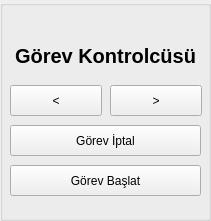
     <widget class="QGroupBox" name="groupBox_3">
      <property name="geometry">
       <rect>
        <x>200</x>
        <y>-10</y>
        <width>211</width>
        <height>221</height>
       </rect>
      </property>
      <property name="title">
       <string/>
      </property>
      <widget class="QPushButton" name="gorev_kontrolcusu_geri_button">
       <property name="geometry">
        <rect>
         <x>10</x>
         <y>85</y>
         <width>92</width>
         <height>31</height>
        </rect>
       </property>
       <property name="styleSheet">
        <string notr="true">&lt;?xml version=&quot;1.0&quot; encoding=&quot;UTF-8&quot;?&gt;
&lt;ui version=&quot;4.0&quot;&gt;
 &lt;widget name=&quot;__qt_fake_top_level&quot;&gt;
  &lt;widget class=&quot;QPushButton&quot; name=&quot;kalkis_oncesi_buton_6&quot;&gt;
   &lt;property name=&quot;geometry&quot;&gt;
    &lt;rect&gt;
     &lt;x&gt;10&lt;/x&gt;
     &lt;y&gt;165&lt;/y&gt;
     &lt;width&gt;161&lt;/width&gt;
     &lt;height&gt;31&lt;/height&gt;
    &lt;/rect&gt;
   &lt;/property&gt;
   &lt;property name=&quot;styleSheet&quot;&gt;
    &lt;string notr=&quot;true&quot;&gt;/*-----QPushButton-----*/
QPushButton
{
	background-color: qlineargradient(spread:repeat, x1:1, y1:0, x2:1, y2:1, stop:0 rgba(84, 84, 84, 255),stop:1 rgba(59, 59, 59, 255));
	color: #ffffff;
	min-width: 80px;
	border-style: solid;
	border-width: 1px;
	border-radius: 3px;
	border-color: #051a39;
	padding: 5px;

}


QPushButton::flat
{
	background-color: transparent;
	border: none;
	color: #fff;

}


QPushButton::disabled
{
	background-color: #404040;
	color: #656565;
	border-color: #051a39;

}


QPushButton::hover
{
	background-color: rgba(183, 134, 32, 20%);
	border: 1px solid #b78620;

}


QPushButton::pressed
{
	background-color: qlineargradient(spread:repeat, x1:1, y1:0, x2:1, y2:1, stop:0 rgba(74, 74, 74, 255),stop:1 rgba(49, 49, 49, 255));
	border: 1px solid #b78620;

}


QPushButton::checked
{
	background-color: qlineargradient(spread:repeat, x1:1, y1:0, x2:1, y2:1, stop:0 rgba(74, 74, 74, 255),stop:1 rgba(49, 49, 49, 255));
	border: 1px solid #222;

}&lt;/string&gt;
   &lt;/property&gt;
   &lt;property name=&quot;text&quot;&gt;
    &lt;string&gt;Simulasyon&lt;/string&gt;
   &lt;/property&gt;
  &lt;/widget&gt;
 &lt;/widget&gt;
 &lt;resources/&gt;
&lt;/ui&gt;
</string>
       </property>
       <property name="text">
        <string>&lt;</string>
       </property>
      </widget>
      <widget class="QPushButton" name="gorev_kontrolcusu_ileri_button">
       <property name="geometry">
        <rect>
         <x>110</x>
         <y>85</y>
         <width>92</width>
         <height>31</height>
        </rect>
       </property>
       <property name="styleSheet">
        <string notr="true">&lt;?xml version=&quot;1.0&quot; encoding=&quot;UTF-8&quot;?&gt;
&lt;ui version=&quot;4.0&quot;&gt;
 &lt;widget name=&quot;__qt_fake_top_level&quot;&gt;
  &lt;widget class=&quot;QPushButton&quot; name=&quot;kalkis_oncesi_buton_6&quot;&gt;
   &lt;property name=&quot;geometry&quot;&gt;
    &lt;rect&gt;
     &lt;x&gt;10&lt;/x&gt;
     &lt;y&gt;165&lt;/y&gt;
     &lt;width&gt;161&lt;/width&gt;
     &lt;height&gt;31&lt;/height&gt;
    &lt;/rect&gt;
   &lt;/property&gt;
   &lt;property name=&quot;styleSheet&quot;&gt;
    &lt;string notr=&quot;true&quot;&gt;/*-----QPushButton-----*/
QPushButton
{
	background-color: qlineargradient(spread:repeat, x1:1, y1:0, x2:1, y2:1, stop:0 rgba(84, 84, 84, 255),stop:1 rgba(59, 59, 59, 255));
	color: #ffffff;
	min-width: 80px;
	border-style: solid;
	border-width: 1px;
	border-radius: 3px;
	border-color: #051a39;
	padding: 5px;

}


QPushButton::flat
{
	background-color: transparent;
	border: none;
	color: #fff;

}


QPushButton::disabled
{
	background-color: #404040;
	color: #656565;
	border-color: #051a39;

}


QPushButton::hover
{
	background-color: rgba(183, 134, 32, 20%);
	border: 1px solid #b78620;

}


QPushButton::pressed
{
	background-color: qlineargradient(spread:repeat, x1:1, y1:0, x2:1, y2:1, stop:0 rgba(74, 74, 74, 255),stop:1 rgba(49, 49, 49, 255));
	border: 1px solid #b78620;

}


QPushButton::checked
{
	background-color: qlineargradient(spread:repeat, x1:1, y1:0, x2:1, y2:1, stop:0 rgba(74, 74, 74, 255),stop:1 rgba(49, 49, 49, 255));
	border: 1px solid #222;

}&lt;/string&gt;
   &lt;/property&gt;
   &lt;property name=&quot;text&quot;&gt;
    &lt;string&gt;Simulasyon&lt;/string&gt;
   &lt;/property&gt;
  &lt;/widget&gt;
 &lt;/widget&gt;
 &lt;resources/&gt;
&lt;/ui&gt;
</string>
       </property>
       <property name="text">
        <string>&gt;</string>
       </property>
      </widget>
      <widget class="QPushButton" name="kalkis_oncesi_buton_5">
       <property name="geometry">
        <rect>
         <x>10</x>
         <y>125</y>
         <width>191</width>
         <height>31</height>
        </rect>
       </property>
       <property name="styleSheet">
        <string notr="true">&lt;?xml version=&quot;1.0&quot; encoding=&quot;UTF-8&quot;?&gt;
&lt;ui version=&quot;4.0&quot;&gt;
 &lt;widget name=&quot;__qt_fake_top_level&quot;&gt;
  &lt;widget class=&quot;QPushButton&quot; name=&quot;kalkis_oncesi_buton_6&quot;&gt;
   &lt;property name=&quot;geometry&quot;&gt;
    &lt;rect&gt;
     &lt;x&gt;10&lt;/x&gt;
     &lt;y&gt;165&lt;/y&gt;
     &lt;width&gt;161&lt;/width&gt;
     &lt;height&gt;31&lt;/height&gt;
    &lt;/rect&gt;
   &lt;/property&gt;
   &lt;property name=&quot;styleSheet&quot;&gt;
    &lt;string notr=&quot;true&quot;&gt;/*-----QPushButton-----*/
QPushButton
{
	background-color: qlineargradient(spread:repeat, x1:1, y1:0, x2:1, y2:1, stop:0 rgba(84, 84, 84, 255),stop:1 rgba(59, 59, 59, 255));
	color: #ffffff;
	min-width: 80px;
	border-style: solid;
	border-width: 1px;
	border-radius: 3px;
	border-color: #051a39;
	padding: 5px;

}


QPushButton::flat
{
	background-color: transparent;
	border: none;
	color: #fff;

}


QPushButton::disabled
{
	background-color: #404040;
	color: #656565;
	border-color: #051a39;

}


QPushButton::hover
{
	background-color: rgba(183, 134, 32, 20%);
	border: 1px solid #b78620;

}


QPushButton::pressed
{
	background-color: qlineargradient(spread:repeat, x1:1, y1:0, x2:1, y2:1, stop:0 rgba(74, 74, 74, 255),stop:1 rgba(49, 49, 49, 255));
	border: 1px solid #b78620;

}


QPushButton::checked
{
	background-color: qlineargradient(spread:repeat, x1:1, y1:0, x2:1, y2:1, stop:0 rgba(74, 74, 74, 255),stop:1 rgba(49, 49, 49, 255));
	border: 1px solid #222;

}&lt;/string&gt;
   &lt;/property&gt;
   &lt;property name=&quot;text&quot;&gt;
    &lt;string&gt;Simulasyon&lt;/string&gt;
   &lt;/property&gt;
  &lt;/widget&gt;
 &lt;/widget&gt;
 &lt;resources/&gt;
&lt;/ui&gt;
</string>
       </property>
       <property name="text">
        <string>Görev İptal</string>
       </property>
      </widget>
      <widget class="QLabel" name="sensor_verileri_title_26">
       <property name="geometry">
        <rect>
         <x>15</x>
         <y>35</y>
         <width>181</width>
         <height>41</height>
        </rect>
       </property>
       <property name="styleSheet">
        <string notr="true">QLabel
{
	font-family: Arial;
	font-style: normal;
	font-size: 15pt;
	font-weight: bold;
}</string>
       </property>
       <property name="text">
        <string>Görev Kontrolcüsü</string>
       </property>
      </widget>
      <widget class="QPushButton" name="kalkis_oncesi_buton_7">
       <property name="geometry">
        <rect>
         <x>10</x>
         <y>165</y>
         <width>191</width>
         <height>31</height>
        </rect>
       </property>
       <property name="styleSheet">
        <string notr="true">&lt;?xml version=&quot;1.0&quot; encoding=&quot;UTF-8&quot;?&gt;
&lt;ui version=&quot;4.0&quot;&gt;
 &lt;widget name=&quot;__qt_fake_top_level&quot;&gt;
  &lt;widget class=&quot;QPushButton&quot; name=&quot;kalkis_oncesi_buton_6&quot;&gt;
   &lt;property name=&quot;geometry&quot;&gt;
    &lt;rect&gt;
     &lt;x&gt;10&lt;/x&gt;
     &lt;y&gt;165&lt;/y&gt;
     &lt;width&gt;161&lt;/width&gt;
     &lt;height&gt;31&lt;/height&gt;
    &lt;/rect&gt;
   &lt;/property&gt;
   &lt;property name=&quot;styleSheet&quot;&gt;
    &lt;string notr=&quot;true&quot;&gt;/*-----QPushButton-----*/
QPushButton
{
	background-color: qlineargradient(spread:repeat, x1:1, y1:0, x2:1, y2:1, stop:0 rgba(84, 84, 84, 255),stop:1 rgba(59, 59, 59, 255));
	color: #ffffff;
	min-width: 80px;
	border-style: solid;
	border-width: 1px;
	border-radius: 3px;
	border-color: #051a39;
	padding: 5px;

}


QPushButton::flat
{
	background-color: transparent;
	border: none;
	color: #fff;

}


QPushButton::disabled
{
	background-color: #404040;
	color: #656565;
	border-color: #051a39;

}


QPushButton::hover
{
	background-color: rgba(183, 134, 32, 20%);
	border: 1px solid #b78620;

}


QPushButton::pressed
{
	background-color: qlineargradient(spread:repeat, x1:1, y1:0, x2:1, y2:1, stop:0 rgba(74, 74, 74, 255),stop:1 rgba(49, 49, 49, 255));
	border: 1px solid #b78620;

}


QPushButton::checked
{
	background-color: qlineargradient(spread:repeat, x1:1, y1:0, x2:1, y2:1, stop:0 rgba(74, 74, 74, 255),stop:1 rgba(49, 49, 49, 255));
	border: 1px solid #222;

}&lt;/string&gt;
   &lt;/property&gt;
   &lt;property name=&quot;text&quot;&gt;
    &lt;string&gt;Simulasyon&lt;/string&gt;
   &lt;/property&gt;
  &lt;/widget&gt;
 &lt;/widget&gt;
 &lt;resources/&gt;
&lt;/ui&gt;
</string>
       </property>
       <property name="text">
        <string>Görev Başlat</string>
       </property>
      </widget>
     </widget>
